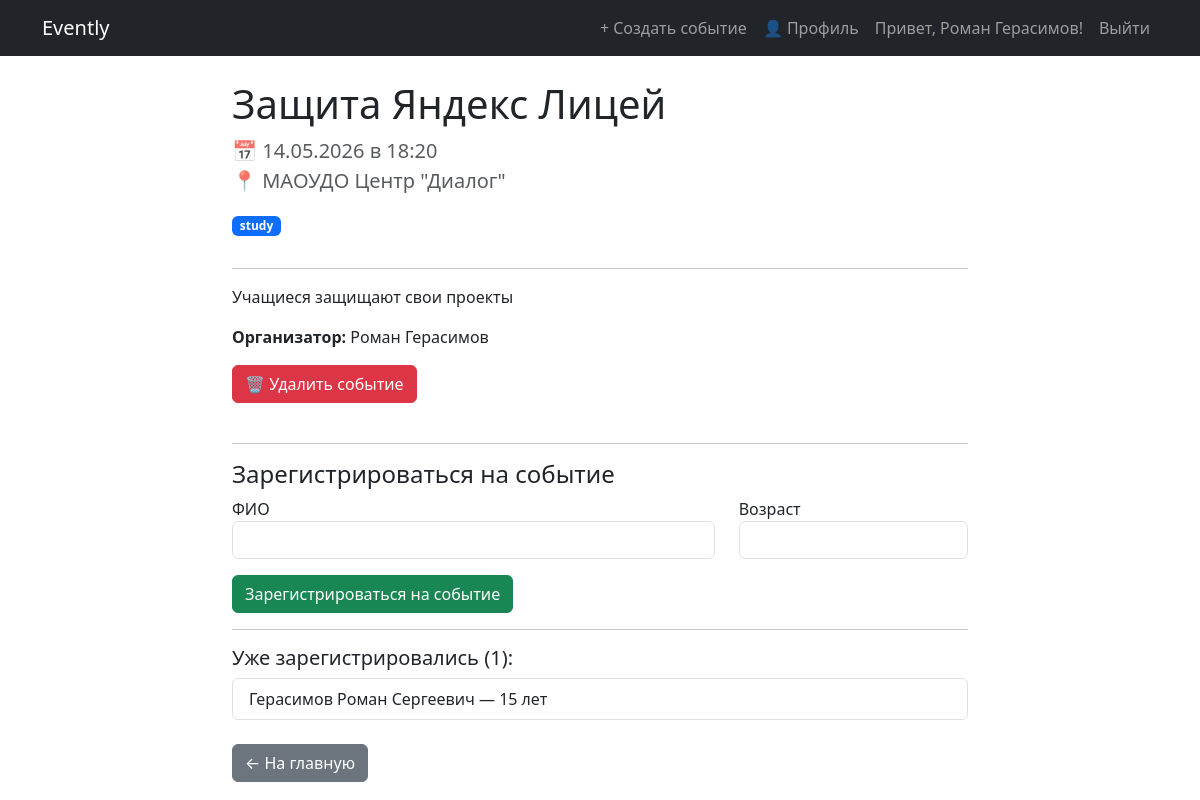
The app's page /events/1 (signed in) with its own data.
### app/models.py (models this page shows)
class User(db.Model, UserMixin):
    id = db.Column(db.Integer, primary_key=True)
    username = db.Column(db.String(80), unique=True, nullable=False)
    email = db.Column(db.String(120), unique=True, nullable=False)
    password = db.Column(db.String(200), nullable=False)
    events = db.relationship("Event", backref="author", lazy=True)

class Event(db.Model):
    id = db.Column(db.Integer, primary_key=True)
    title = db.Column(db.String(150), nullable=False)
    description = db.Column(db.Text, nullable=False)
    date = db.Column(db.DateTime, nullable=False)
    location = db.Column(db.String(150), nullable=False)
    category = db.Column(db.String(50))
    image = db.Column(db.String(200))
    user_id = db.Column(db.Integer, db.ForeignKey("user.id"), nullable=False)
    created_at = db.Column(db.DateTime, default=datetime.utcnow)

class Registration(db.Model):
    id = db.Column(db.Integer, primary_key=True)
    event_id = db.Column(
        db.Integer, db.ForeignKey("event.id", ondelete="CASCADE"), nullable=False
    )
    user_id = db.Column(db.Integer, db.ForeignKey("user.id"), nullable=False)
    full_name = db.Column(db.String(150), nullable=False)
    age = db.Column(db.Integer, nullable=False)
    registered_at = db.Column(db.DateTime, default=datetime.utcnow)
    event = db.relationship(
        "Event", backref=db.backref("registrations", cascade="all, delete-orphan")
    )
    user = db.relationship("User")

### app/routes/events.py (the view)
@events_bp.route("/<int:event_id>")
def detail(event_id):
    event = Event.query.get_or_404(event_id)
    reg_form = EventRegistrationForm()
    registrations = Registration.query.filter_by(event_id=event_id).all()
    return render_template(
        "event_detail.html", event=event, reg_form=reg_form, registrations=registrations
    )

### app/forms.py
class EventRegistrationForm(FlaskForm):
    full_name = StringField("ФИО", validators=[DataRequired()])
    age = IntegerField("Возраст", validators=[DataRequired()])
    submit = SubmitField("Зарегистрироваться на событие")

### app/__init__.py (called while the page is built)
@login_manager.user_loader
def load_user(user_id):
    from app.models import User
    return User.query.get(int(user_id))

### app/templates/event_detail.html (shortened to what this page needs)
{% extends "base.html" %}
{% block content %}
<div class="row">
    <div class="col-lg-8 mx-auto">
        <h1>{{ event.title }}</h1>
        <p class="text-muted fs-5">
            📅 {{ event.date.strftime('%d.%m.%Y в %H:%M') }}<br>
            📍 {{ event.location }}
        </p>
        <span class="badge bg-primary mb-3">{{ event.category }}</span>
        <hr>
        <p style="white-space: pre-wrap;">{{ event.description }}</p>
        <p><strong>Организатор:</strong> {{ event.author.username }}</p>
        {% if current_user.is_authenticated and event.user_id == current_user.id %}
        <a href="{{ url_for('events.delete_event', event_id=event.id) }}"
           class="btn btn-danger mb-4"
           onclick="return confirm('Вы уверены, что хотите удалить это событие?')">
            🗑 Удалить событие
        </a>
        {% endif %}
        <hr>
        <h4>Зарегистрироваться на событие</h4>
        <form method="POST" action="{{ url_for('events.register', event_id=event.id) }}">
            <div class="row">
                <div class="col-md-8 mb-3">
                    {{ reg_form.full_name.label }}
                    {{ reg_form.full_name(class="form-control") }}
                </div>
                <div class="col-md-4 mb-3">
                    {{ reg_form.age.label }}
                    {{ reg_form.age(class="form-control") }}
                </div>
            </div>
            {{ reg_form.submit(class="btn btn-success") }}
        </form>
        <hr>
        <h5>Уже зарегистрировались ({{ registrations|length }}):</h5>
        {% if registrations %}
        <ul class="list-group">
            {% for reg in registrations %}
            <li class="list-group-item d-flex justify-content-between align-items-center">
                {{ reg.full_name }} — {{ reg.age }} лет
            </li>
            {% endfor %}
        </ul>
        {% else %}
        <p class="text-muted">Пока никто не зарегистрировался.</p>
        {% endif %}
        <a href="{{ url_for('main.index') }}" class="btn btn-secondary mt-4">← На главную</a>
    </div>
</div>
{% endblock %}

### app/templates/base.html (shortened to what this page needs)
<!DOCTYPE html>
<html lang="ru">
<head>
    <link href="https://cdn.jsdelivr.net/npm/bootstrap@5.3.3/dist/css/bootstrap.min.css" rel="stylesheet">
</head>
<body>
    <nav class="navbar navbar-expand-lg navbar-dark bg-dark">
        <div class="container">
            <a class="navbar-brand" href="{{ url_for('main.index') }}">Evently</a>
            <div class="navbar-nav ms-auto">
                {% if current_user.is_authenticated %}
                    <a class="nav-link" href="{{ url_for('events.create') }}">+ Создать событие</a>
                    <a class="nav-link" href="{{ url_for('profile.profile') }}">👤 Профиль</a>
                    <span class="nav-link">Привет, {{ current_user.username }}!</span>
                    <a class="nav-link" href="{{ url_for('auth.logout') }}">Выйти</a>
                {% else %}
                    <a class="nav-link" href="{{ url_for('auth.login') }}">Войти</a>
                    <a class="nav-link" href="{{ url_for('auth.register') }}">Регистрация</a>
                {% endif %}
            </div>
        </div>
    </nav>
    <div class="container mt-4">
        {% block content %}{% endblock %}
    </div>
</body>
</html>

### records on screen
User: username "Роман Герасимов", author.username "Роман Герасимов"
Event: title "Защита Яндекс Лицей", date "14.05.2026 в 18:20", location "МАОУДО Центр \"Диалог\"", category "study", description "Учащиеся защищают свои проекты"
Registration: full_name "Герасимов Роман Сергеевич", age "15"

### other values on screen
{{ reg_form.full_name.label }} "ФИО"
{{ reg_form.age.label }} "Возраст"
{{ registrations|length }} "1"
